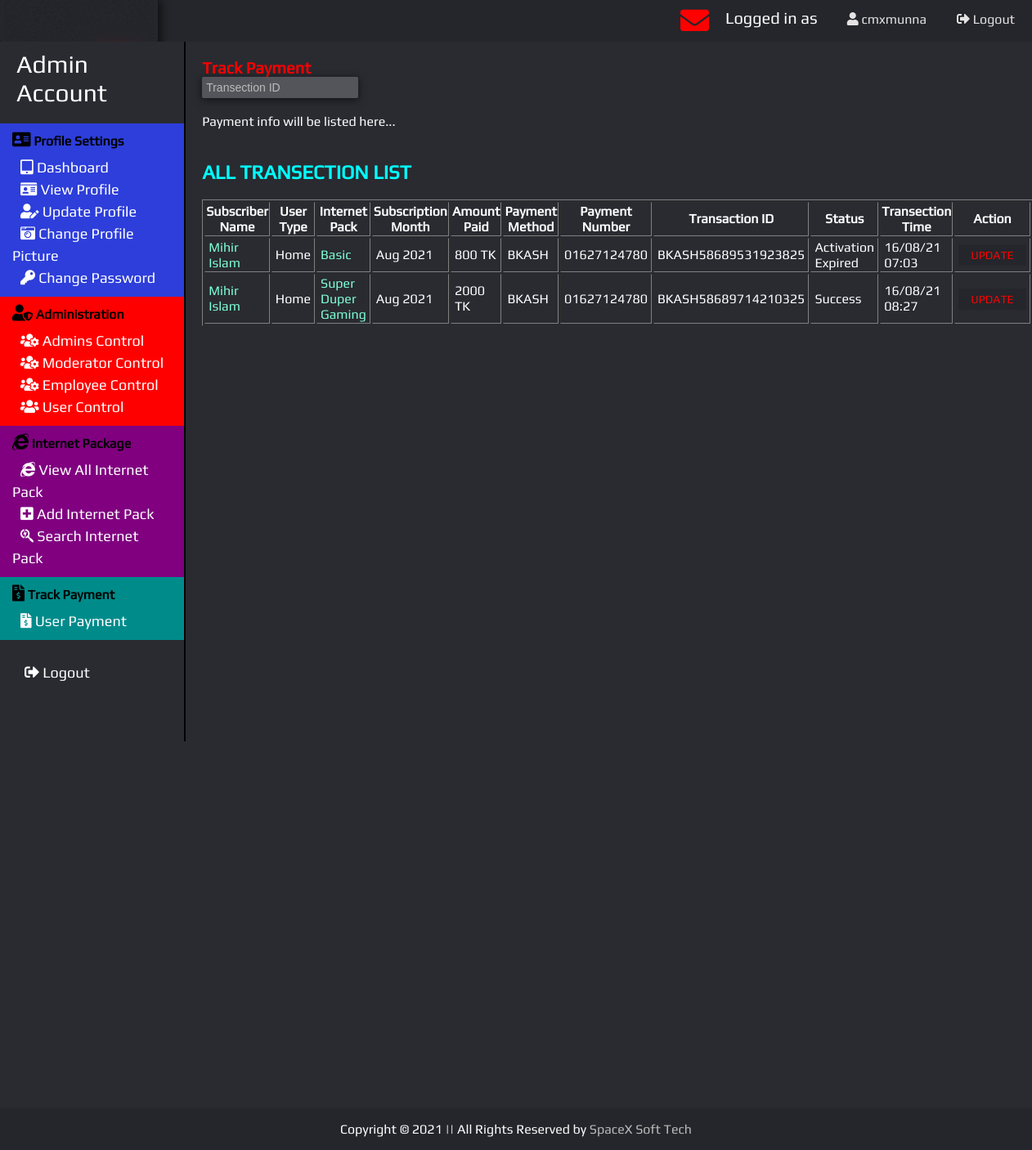
/view/Track_userPayment.php (signed in), run on the app's committed database.
### tables this page shows
CREATE TABLE `payment` (
  `id` int(11) NOT NULL,
  `subscriber_name` varchar(100) NOT NULL,
  `subscriber_id` varchar(100) NOT NULL,
  `usertype` varchar(100) NOT NULL,
  `subscription_pack_id` varchar(100) NOT NULL,
  `subscription_pack_name` varchar(100) NOT NULL,
  `subscription_month` varchar(100) NOT NULL,
  `amount` varchar(100) NOT NULL,
  `payment_method` varchar(100) NOT NULL,
  `phone_number` varchar(100) NOT NULL,
  `transaction_id` varchar(100) NOT NULL,
  `status` varchar(100) NOT NULL,
  `transaction_time` varchar(100) NOT NULL
);

### controller/session.php (called while the page is built, shortened)
<?php
    if(isset($_SESSION['user_id']))
    {
        $user_id = $_SESSION['user_id'];
    }
    if(isset($_SESSION['username']))
    {
        $User = $_SESSION['username'];
    }
    if(isset($_SESSION['usertype']))
    {
        $Type = $_SESSION['usertype'];
    }
?>

### model/payment_model.php (called while the page is built, shortened)
<?php
    function showallpayments()
    {
        $conn = db_conn();
        $selectQuery = 'SELECT * FROM `payment` ';
        try
        {
            $stmt = $conn->query($selectQuery);
        }
        catch(PDOException $e)
        {
            echo $e->getMessage();
        }
        $rows = $stmt->fetchAll(PDO::FETCH_ASSOC);
        return $rows;
    }
?>

### controller/paymentinfoCntrl.php (called while the page is built, shortened)
<?php
    require_once ('../model/payment_model.php');
    function fetchallpayments()
    {
        return showallpayments();
    }
?>

### view/Track_userPayment.php (the view, shortened to what this page needs)
<?php
    include '../controller/session.php';
    require_once '../controller/paymentinfoCntrl.php';
    $payments = fetchallpayments();
?>
<!DOCTYPE html>
<html lang="en">
<head>
    <link href="../resources/stylesheet/ife.css?v=<?php echo time(); ?>" rel="stylesheet">
</head>
<body>
    <?php include('../header_footer/header_after_login.php'); ?>
    <div class="main">
    <?php include('../controller/panelCntrl.php'); ?>
        <section>
            <form action="">
                <span class="font-size-20 red"><strong>Track Payment</strong> </span><br>
                <input type="text" name="packages" placeholder="Transection ID" onkeyup="showTransection(this.value)">
            </form>
            <br>
            <div id="TransactionResult">Payment info will be listed here...</div>
            <br>
            <h1 class="color-cyan">ALL TRANSECTION LIST</h1>
            <table border="1" class="usr-table">
                <thead>
                    <tr>
                        <th>Subscriber Name</th>
                        <th>User Type</th>
                        <th>Internet Pack</th>
                        <th>Subscription Month</th>
                        <th>Amount Paid</th>
                        <th>Payment Method</th>
                        <th>Payment Number</th>
                        <th>Transaction ID</th>
                        <th>Status</th>
                        <th>Transection Time</th>
                        <th>Action</th>
                    </tr>
                </thead>
                <tbody>
                    <?php foreach ($payments as $i => $payment): ?>
                        <tr>
                            <td><a href="../user_view/view_userProfile.php?user_id=<?php echo $payment['subscriber_id'] ?>"><?php echo $payment['subscriber_name'] ?></a></td>
                            <td><?php echo $payment['usertype'] ?></td>
                            <td><a href="../internetpack_view/view_internetpack.php?pack_id=<?php echo $payment['subscription_pack_id'] ?>"><?php echo $payment['subscription_pack_name'] ?></a></td>
                            <td><?php echo $payment['subscription_month'] ?></td>
                            <td><?php echo $payment['amount'] ?></td>
                            <td><?php echo $payment['payment_method'] ?></td>
                            <td><?php echo $payment['phone_number'] ?></td>
                            <td><?php echo $payment['transaction_id'] ?></td>
                            <td><?php echo $payment['status'] ?></td>
                            <td><?php echo $payment['transaction_time'] ?></td>
                            <td>
                                <a href="../view/update_userPayment.php?transaction_id=<?php echo $payment['transaction_id'] ?>"><span class="btn-action error">Update</span></a>
                            </td>
                        </tr>
                    <?php endforeach; ?>
                </tbody>
            </table>
        </section>
    </div>
    <?php include('../header_footer/copyright.php'); ?>
</body>
</html>

### header_footer/header_after_login.php
<link rel="stylesheet" href="https://cdnjs.cloudflare.com/ajax/libs/font-awesome/4.7.0/css/font-awesome.min.css">
    <div class="header">
        <a href="../index.php" class="logo"><img src="../resources/img/logo/ife-logo.gif" alt="IFE"></a>
            <div class="header-right">
                <span class="email link-hvr"><i class="fas fa-envelope"></i></span>
                <span class="header-log-identity">Logged in as </span>
                <a href="../view/dashboard.php"><i class="fa fa-user" aria-hidden="true"></i>
                    <?php
                        if(isset($User))
                        {
                            echo $User;
                        }
                    ?>
                </a>
            <span><a href="../controller/logout.php"><i class="fas fa-sign-out-alt"></i> Logout</a></span>
        </div>
    </div>

### controller/panelCntrl.php (shortened to what this page needs)
<?php
    if($Type=="Admin")
    {
        include('../panel/adminpanel.php');
    }
?>

### panel/adminpanel.php
<link rel="stylesheet" href="https://cdnjs.cloudflare.com/ajax/libs/font-awesome/5.15.1/css/all.min.css">
<aside class="menu bottom-mar-500">
    <div class="font-size-30 m-l-10 pad-10">Admin Account</div>
    <div class="top-mar-10 user-area">
        <i class="fas fa-address-card font-size-20 bottom-mar-10"></i></i><strong> Profile Settings</strong><br>
        <a href="../view/dashboard.php"><i class="fas fa-tablet-alt"></i> Dashboard</a> <br>
        <a href="../admin_view/view_adminSessionProfile.php?user_id=<?php echo $user_id ?>"><i class="fas fa-id-card"></i> View Profile</a> <br>
        <a href="../admin_view/update_adminSessionProfile.php?user_id=<?php echo $user_id ?>"><i class="fas fa-user-edit"></i> Update Profile</a> <br>
        <a href="../admin_view/update_adminSessionImage.php?user_id=<?php echo $user_id ?>"><i class="fas fa-camera-retro"></i> Change Profile Picture</a> <br>
        <a href="../admin_view/update_adminSessionPassword.php?user_id=<?php echo $user_id ?>"> <i class="fas fa-key"></i> Change Password</a> <br>
    </div>
    <div class="admin-area">
        <i class="fas fa-user-shield font-size-20 bottom-mar-10"></i><strong> Administration</strong><br>
        <a href="../admin_view/view_all_admins.php"><i class="fas fa-users-cog"></i> Admins Control</a> <br>
        <a href="../mod_view/view_all_mods.php"><i class="fas fa-users-cog"></i> Moderator Control</a> <br>
        <a href="#"><i class="fas fa-users-cog"></i> Employee Control</a> <br>
        <a href="../user_view/view_all_users.php"><i class="fas fa-users"></i> User Control</a>
    </div>
    <div class="ipack-area">
        <i class="fab fa-internet-explorer font-size-20 bottom-mar-10"></i><strong> Internet Package</strong></a> <br>
        <a href="../internetpack_view/view_all_internetpacks.php"><i class="fab fa-internet-explorer"></i> View All Internet Pack</a> <br>
        <a href="../internetpack_view/add_internetpack.php"><i class="fas fa-plus-square"></i> Add Internet Pack</a> <br>
        <a href="../internetpack_view/search_internetpack.php"><i class="fab fa-searchengin"></i> Search Internet Pack</a>
    </div>
    <div class="payment-area">
        <i class="fas fa-file-invoice-dollar font-size-20 bottom-mar-10"></i><strong> Track Payment</strong></a> <br>
        <a href="../view/Track_userPayment.php"><i class="fas fa-file-invoice-dollar"></i> User Payment</a>
    </div>
    <p class="m-l-10 pad-10"><a href="../controller/logout.php"><i class="fas fa-sign-out-alt bottom-mar-50"></i> Logout</a></p>
</aside>

### header_footer/copyright.php (shortened to what this page needs)
<div class="copyright"><p>Copyright &copy; <?php echo date("Y") ?> || All Rights Reserved by <a href="../aboutus/spacex_soft_tech.php"> SpaceX Soft Tech</a></p></div>

### resources/stylesheet/ife.css (style rules this page uses)
* { box-sizing: border-box; }
body { margin: 0; padding:0; background-color: #292b31; font-family: Play; color: white; }
a { color: #bbbbbb; text-decoration: none; }
section { width: 82%; float: right; height: 500px; padding: 20px; }
.menu { width: 18%; float: left; border-right: 2px solid black; }
.menu a { font-size: 18px; color: white; text-transform: capitalize; font-weight: 300; line-height: 1.5; padding: 2px 10px; transition: all 0.2s ease; }
.error { color: #FF0000; }
.red { color: #FF0000; }
.color-cyan { color:cyan; }
.admin-area { background-color: red; padding: 10px 15px; color: black; }
.user-area { background-color: rgb(45, 62, 218); padding: 10px 15px; color: black; }
.ipack-area { background-color: purple; padding: 10px 15px; color: black; }
.payment-area { background-color: darkcyan; padding: 10px 15px; color: black; }
.m-l-10 { margin-left: 10px; }
.pad-10 { padding: 10px; }
.top-mar-10 { margin-top: 10px; }
.bottom-mar-10 { margin-bottom: 10px; }
.bottom-mar-50 { margin-bottom: 50px; }
.bottom-mar-500 { margin-bottom: 500px; }
.font-size-30 { font-size: 30px; }
.font-size-20 { font-size: 20px; }
.usr-table tbody tr td { padding-left: 4px; padding-right: 4px; }
.usr-table a { color: aquamarine; }
.header { overflow: hidden; background-color: #24262B; }
.header a { float: left; display: block; color: #e6e3e3; padding: 14px 16px; margin-right: 5px; text-decoration: none; font-weight: 300; transition: all 0.3s ease; }
.header a.logo img { width: auto; height: auto; margin-top: -20px; margin-left: -20px; margin-bottom: -18px; margin-right: -20px; }
.header-right { float: right; }
.email { margin-right: 20px; margin-top: 5px; float: left; font-size: 35px; color: red; }
.header-log-identity { margin-right: 20px; margin-top: 10px; float: left; font-size: 20px; }
.copyright { position: fixed; left: 0; bottom: 0; width: 100%; background-color: #24262B; color: white; text-align: center; }
.btn-action { text-transform: uppercase; background: #24262B; border: 0; padding-left: 15px; padding-right: 15px; padding-top: 5px; padding-bottom: 5px; font-size: 14px; -webkit-transition: all 0.5 ease; transition: all 0.5 ease; cursor: pointer; }
input { background: rgba(255,255,255,0.2); color: white; border: none; position: relative; outline: none; padding: 5px; font-size: 14px; border-radius: 2px; box-shadow: 0 2px 10px 1px rgba(0,0,0,0.5); }

### data on the page
payment: subscriber_name "Mihir Islam", usertype "Home", subscription_pack_name "Basic", subscription_month "Aug 2021", amount "800 TK", payment_method "BKASH", phone_number "01627124780", transaction "BKASH58689531923825", status "Activation Expired", transaction_time "16/08/21 07:03"
payment: subscriber_name "Mihir Islam", usertype "Home", subscription_pack_name "Super Duper Gaming", subscription_month "Aug 2021", amount "2000 TK", payment_method "BKASH", phone_number "01627124780", transaction "BKASH58689714210325", status "Success", transaction_time "16/08/21 08:27"

### other printed values
$User "cmxmunna"
